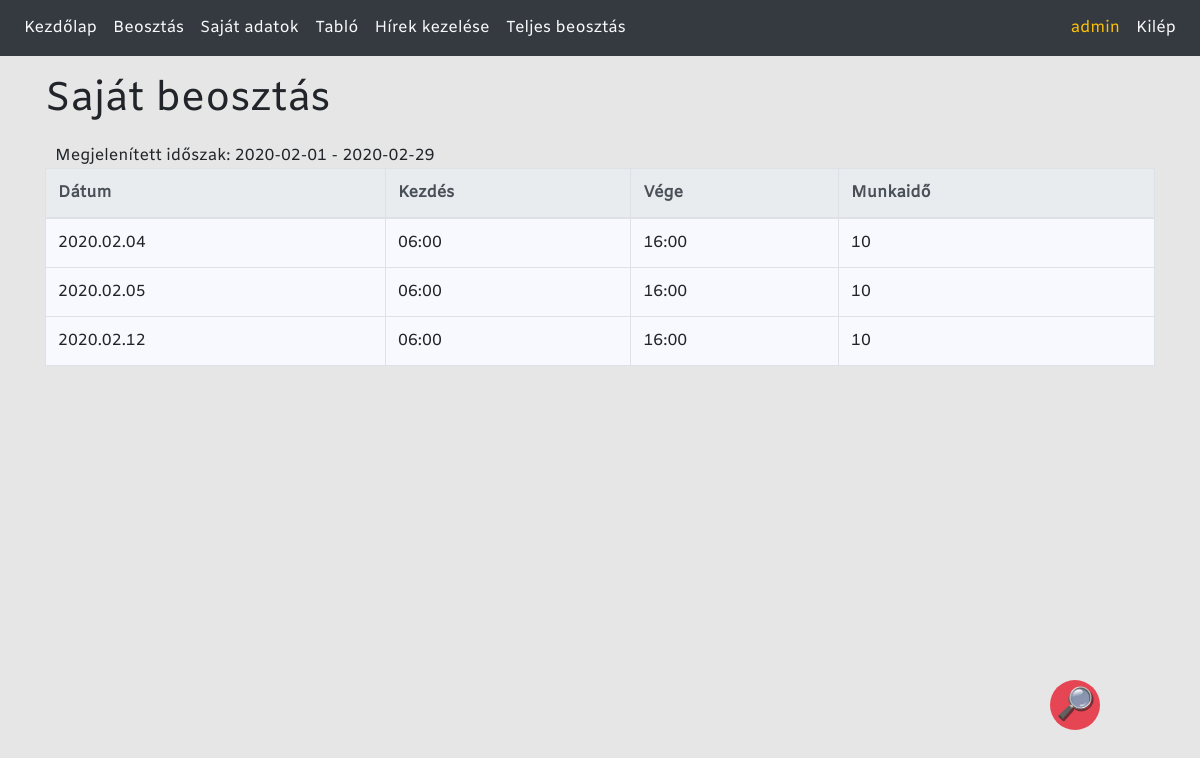
Page /own_time_table.php (signed in) on the committed database.
### tables this page shows
CREATE TABLE `time_table` (
  `id` int(11) NOT NULL,
  `user_id` int(11) NOT NULL,
  `start_date` datetime NOT NULL,
  `end_date` datetime DEFAULT NULL,
  `paid_leave` tinyint(1) DEFAULT 0,
  `sick_leave` tinyint(1) DEFAULT 0,
  `update_at` datetime NOT NULL DEFAULT current_timestamp()
);

### own_time_table.php (the view, shortened to what this page needs)
<?php
require_once('config/init.php');
$userid = $_SESSION['userid'];
if (!empty($_POST['year']) && (!empty($_POST['month']))) {
    $year = $_POST['year'];
    $month = $_POST['month'];
    $start_date = $year . '-' . $month . '-01';
    $stop_date = getLastDay($start_date);
} else {
    if (!empty($_POST['start']) && (!empty($_POST['end']))) {
        $start_date = $_POST['start'];
        $stop_date = $_POST['end'];
    } else {
        $date_now = date('Y-m-d');
        $start_date = getFirsDay($date_now);
        $stop_date = getLastDay($date_now);
    }
}
$sql = 'SELECT * FROM time_table WHERE user_id = ' . $userid . ' AND time_table.start_date > "' . $start_date . '" AND time_table.start_date < "' . increaseDateDay($stop_date, 1) . '" ORDER BY start_date ASC';
$res = $con->query($sql);
$content = '<table class="table table-bordered table-hover">'
        . '<thead class="thead-light">'
        . '<tr>'
        . '<th>Dátum</th>'
        . '<th>Kezdés</th>'
        . '<th>Vége</th>'
        . '<th>Munkaidő</th>'
        . '</tr>'
        . '</thead>';
while ($row = $res->fetch_assoc()) {
    $workshift_start = strtotime($row['start_date']);
    $workshift_end = strtotime($row['end_date']);
    $working_time = $workshift_end - $workshift_start;
    $paid_leave = $row['paid_leave'];
    $sick_leave = $row['sick_leave'];
    if ($paid_leave) {
        $content .= '<tr>'
                . '<td>' . date("Y.m.d", $workshift_start) . '</td>'
                . '<td>-</td>'
                . '<td>-</td>'
                . '<td>Fizetett szabadság</td>'
                . '</tr>';
    } else {
        if ($sick_leave) {
            $content .= '<tr>'
                    . '<td>' . date("Y.m.d", $workshift_start) . '</td>'
                    . '<td>-</td>'
                    . '<td>-</td>'
                    . '<td>Beteg szabadság</td>'
                    . '</tr>';
        } else {
            $content .= '<tr>'
                    . '<td>' . date("Y.m.d", $workshift_start) . '</td>'
                    . '<td>' . date("H:i", $workshift_start) . '</td>'
                    . '<td title="' . date("Y.m.d", $workshift_end) . '">' . date("H:i", $workshift_end) . '</td>'
                    . '<td>' . (($working_time / 60) / 60) . '</td>'
                    . '</tr>';
        }
    }
}
$content .= '</table>';
echo '<div class="container">';
echo '<h1>Saját beosztás</h1>';
echo '<span id="filtered-intervall">Megjelenített időszak: ' . $start_date . ' - ' . $stop_date.'</span>';
echo $content;
echo '</div>';

### Style/style.css (style rules this page uses)
body { margin: 0; padding: 0; box-sizing: border-box; font-family: myFirstFont; background-color: rgb(230,230,230); }
a:link, a:visited, a:hover, a:active { color: white; text-decoration: none; }
.table { background-color: ghostwhite; }
#filtered-intervall { display: block; padding-left: 10px; margin-top: 20px; }
.container { margin-top: 20px; }
.filter-icon { position: fixed; bottom: 70px; right: 100px; width: 50px; height: 50px; background-color: rgba(230,0,22,0.7); border-radius: 50%; cursor: pointer; z-index: 99999; }
.filter-icon p { color: white; text-align: center; line-height: 50px; font-size: 30px; padding: 0; text-shadow: 2px 2px rgba(30,30,30,0.6); }

### rows in the picture
time_table: start_date "2020.02.04", start_date "06:00", end_date "16:00", ($working_time / 60) / 60 "10"
time_table: start_date "2020.02.05", start_date "06:00", end_date "16:00", ($working_time / 60) / 60 "10"
time_table: start_date "2020.02.12", start_date "06:00", end_date "16:00", ($working_time / 60) / 60 "10"

### other values in the picture
$menu "Kezdőlap"
$_SESSION['username'] "admin"
file_get_contents($html) "🔎"
$start_date "2020-02-01"
$stop_date "2020-02-29"
